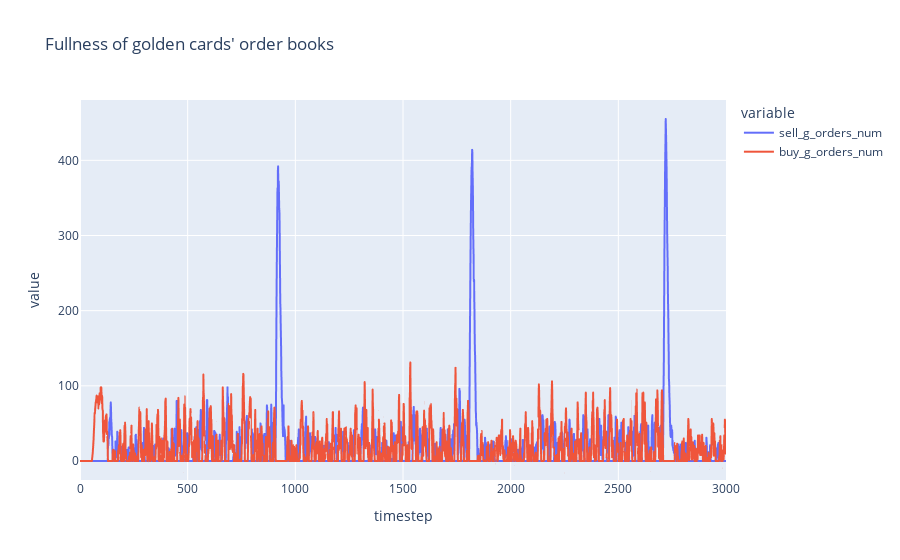

Notebook code for this chart:
### Code cell
px.line(res, x='timestep', y=['sell_g_orders_num', 'buy_g_orders_num'], title="Fullness of golden cards' order books", height=600)

### Figure 1 — Plotly figure (JSON) as saved in the notebook; plotly's stock layout.template omitted (floating-point values rounded to 4 significant figures; data arrays with more than 128 entries replaced by an {"elided": "..."} marker saying what was removed)
{"data": [{"hovertemplate": "variable=sell_g_orders_num<br>timestep=%{x}<br>value=%{y}<extra></extra>", "legendgroup": "sell_g_orders_num", "line": {"color": "#636efa", "dash": "solid"}, "marker": {"symbol": "circle"}, "mode": "lines", "name": "sell_g_orders_num", "showlegend": true, "type": "scattergl", "x": {"elided": "3001 int values"}, "xaxis": "x", "y": {"elided": "3001 int values"}, "yaxis": "y"}, {"hovertemplate": "variable=buy_g_orders_num<br>timestep=%{x}<br>value=%{y}<extra></extra>", "legendgroup": "buy_g_orders_num", "line": {"color": "#EF553B", "dash": "solid"}, "marker": {"symbol": "circle"}, "mode": "lines", "name": "buy_g_orders_num", "showlegend": true, "type": "scattergl", "x": {"elided": "3001 int values"}, "xaxis": "x", "y": {"elided": "3001 int values"}, "yaxis": "y"}], "layout": {"autosize": true, "legend": {"title": {"text": "variable"}, "tracegroupgap": 0}, "title": {"text": "Fullness of golden cards' order books"}, "xaxis": {"anchor": "y", "autorange": true, "domain": [0, 1], "range": [0, 3000], "title": {"text": "timestep"}, "type": "linear"}, "yaxis": {"anchor": "x", "autorange": true, "domain": [0, 1], "range": [-25.28, 480.3], "title": {"text": "value"}, "type": "linear"}}}
